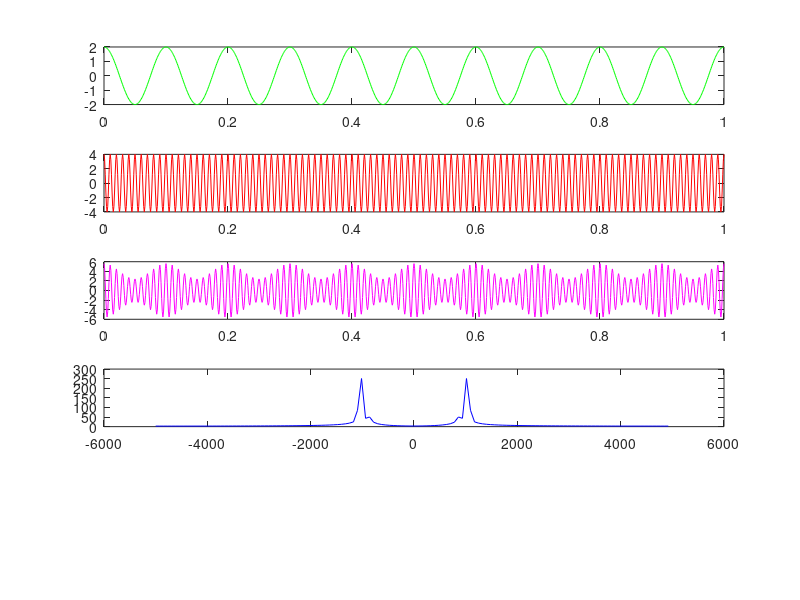

Recreate this plot in MATLAB. (Note: this script raises an error after producing the figure.)
clc,close all

t=0:0.001:1;
ts=0.0001;
fs=1/ts;
fm=10;
fc=100;
Am=2;
Ac=4;
k=0.2;

m=Am*cos(2*pi*fm*t);
c=Ac*cos(2*pi*fc*t);
modSig=c.*(1+k.*m);

subplot(5,1,1)
plot(t,m,'g')
subplot(5,1,2)
plot(t,c,'r')
subplot(5,1,3)
plot(t,modSig,'m')

N=128;
f=(-N/2:N/2-1)*1/(N*ts);
fSig=fftshift(fft(modSig,N));
subplot(5,1,4)
plot(f,abs(fSig),'b')

y=fSig.*c;
[num,den]=butter(2,2*fc/fs);
z=filter(num,den,y);
subplot(5,1,5)
plot(t,z)
